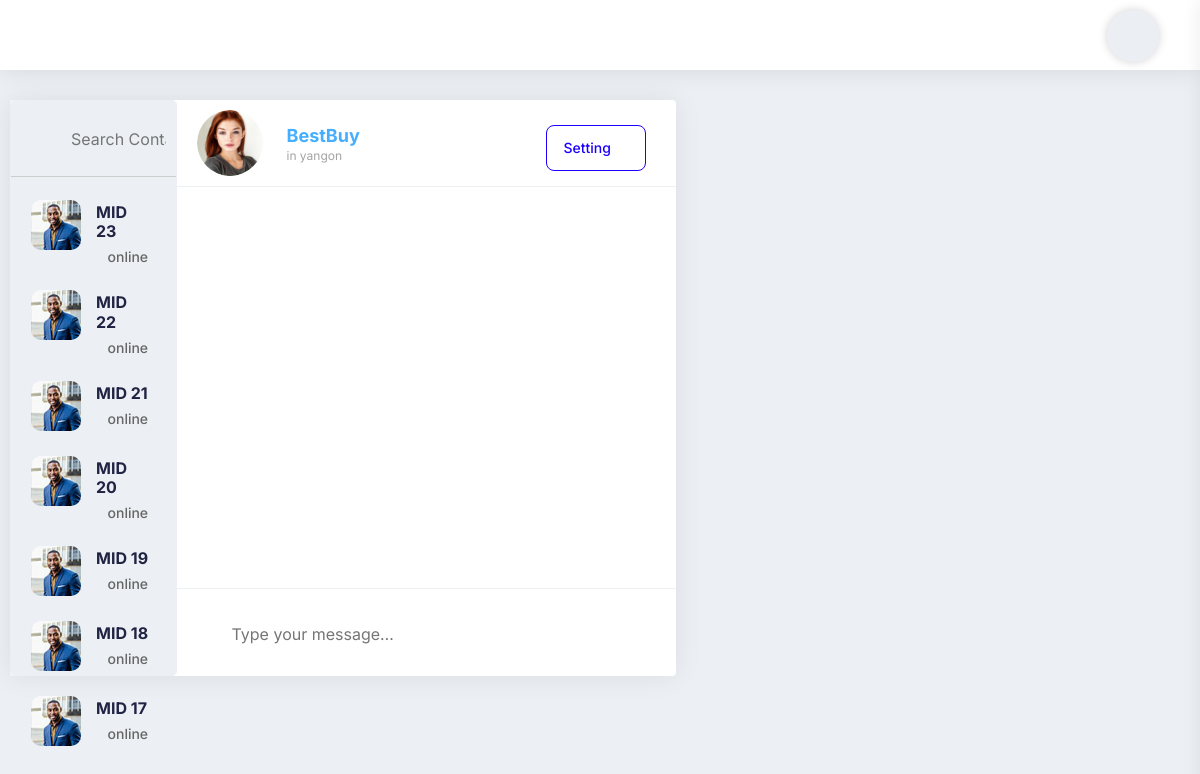
Screenshot of /AdminMessageView/ with the database file from the repository.
### myapp/models.py (models this page shows)
class messengerid(models.Model):
    m_status = models.PositiveIntegerField(default=1)
    created_at = models.DateTimeField(auto_now_add=True)
    updated_at = models.DateTimeField(auto_now=True)

### myapp/views.py (the view)
# urls.py: path('AdminMessageView/', AdminMessageView.as_view(), name='AdminMessageView'),
class AdminMessageView(View):
    def get(self,request):
        mlist = messengerid.objects.all().order_by('-id')
        context ={'mlist':mlist}
        return render(request, 'messengerlist.html', context)

### templates/messengerlist.html (shortened to what this page needs)
{% extends 'base.html' %}
{% load static %}
{% block content %}
<div class="row">
    <div class="bg-white border-radius-4 box-shadow mb-30">
        <div class="row no-gutters">
            <div class="col-lg-3 col-md-4 col-sm-12">
                <div class="chat-list bg-light-gray">
                    <div class="chat-search">
                        <span class="ti-search"></span>
                        <input type="text" placeholder="Search Contact" />
                    </div>
                    <div
                        class="notification-list chat-notification-list customscroll"
                    >
                        <ul>
                            {% for i in mlist %}
                            <li>
                                <a href="{% url 'myapp:AdminMessageItemFilter' %}?getmsg={{i.id}}">
                                    <img src="vendors/images/img.jpg" alt="" />
                                    <h3 class="clearfix">MID {{i.id}}</h3>
                                    <p>
                                        <i class="fa fa-circle text-light-green"></i> online
                                    </p>
                                </a>
                            </li>
                            {% endfor %}
                        </ul>
                    </div>
                </div>
            </div>
            <div class="col-lg-9 col-md-8 col-sm-12">
                <div class="chat-detail">
                    <div class="chat-profile-header clearfix">
                        <div class="left">
                            <div class="clearfix">
                                <div class="chat-profile-photo">
                                    <img src="{% static 'vendors/images/profile-photo.jpg' %}" alt="" />
                                </div>
                                <div class="chat-profile-name">
                                    <h3>BestBuy</h3>
                                    <span>in yangon</span>
                                </div>
                            </div>
                        </div>
                        <div class="right text-right">
                            <div class="dropdown">
                                <a
                                    class="btn btn-outline-primary dropdown-toggle"
                                    href="#"
                                    role="button"
                                    data-toggle="dropdown"
                                >
                                    Setting
                                </a>
                            </div>
                        </div>
                    </div>
                    <div class="chat-box">
                        <div class="chat-desc customscroll">
                            <ul>
                            </ul>
                        </div>
                        <div class="chat-footer">
                            <form action="{% url 'myapp:adminmessagereply' %}" method="post">
                            <div class="file-upload">
                                <a href="#"><i class="fa fa-paperclip"></i></a>
                            </div>
                            <div class="chat_text_area">
                                <textarea placeholder="Type your message…" name="adminmsg"></textarea>
                            </div>
                            <div class="chat_send">
                                <button class="btn btn-link" type="submit">
                                    <i class="icon-copy ion-paper-airplane"></i>
                                </button>
                            </div>
                            </form>
                        </div>
                    </div>
                </div>
            </div>
        </div>
    </div>
</div>
{% endblock %}

### rows the page displays
messengerid: id "23"
messengerid: id "22"
messengerid: id "21"
messengerid: id "20"
messengerid: id "19"
messengerid: id "18"
messengerid: id "17"
